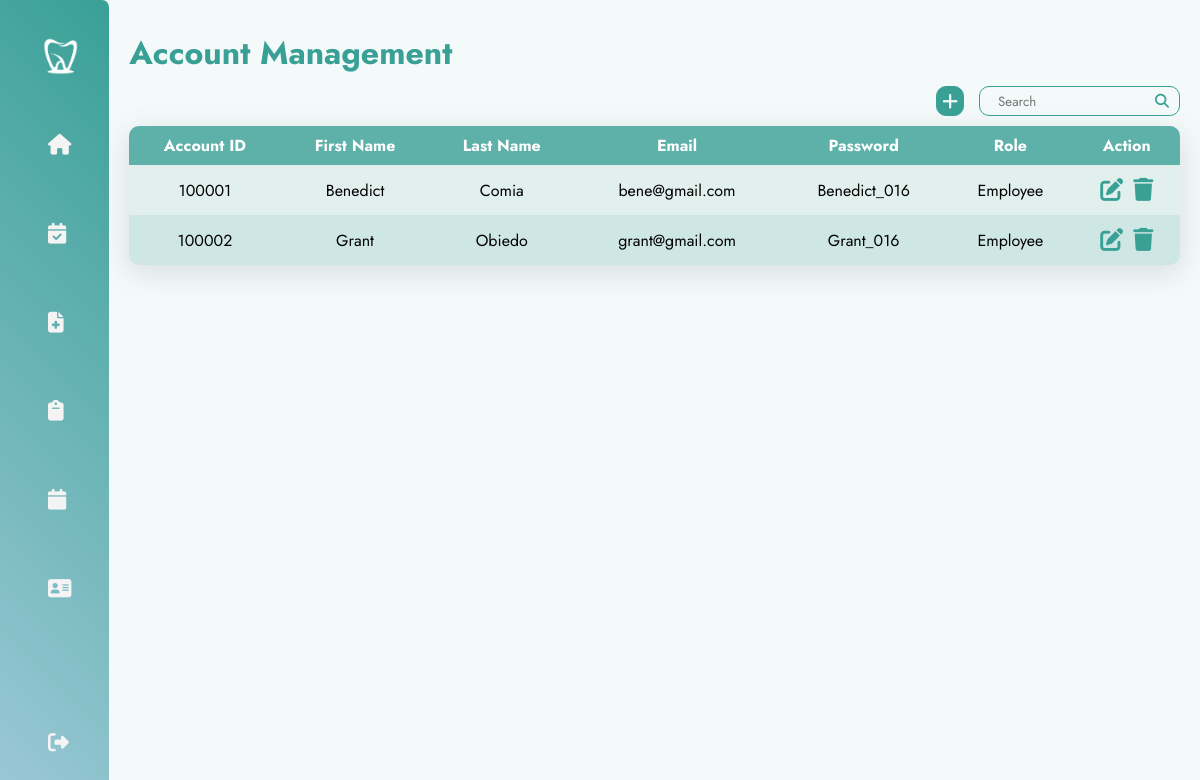
/pages/accountManagement.php (signed in), run on the app's committed database.
### tables this page shows
CREATE TABLE `accounts` (
  `accountID` int(10) NOT NULL,
  `accFirstName` varchar(100) NOT NULL,
  `accLastName` varchar(100) NOT NULL,
  `accEmail` varchar(100) NOT NULL,
  `accPassword` varchar(20) NOT NULL,
  `accRole` varchar(20) DEFAULT NULL
);

### pages/accountManagement.php (the view, shortened to what this page needs)
<?php
  include("../phpFiles/dbConnect.php");
  $searchKeyword = "";
  $sql = "SELECT accountID, accFirstName, accLastName, accEmail,  accPassword, accRole FROM accounts";
  $sql .= ";";
  $result = $conn->query($sql);
?>
<!DOCTYPE html>
<html lang="en">
<head>
    <?php include("../pages/header.php");?>
    <link rel="stylesheet" href="../styles/transaction.css">
</head>
<body>
    <div class="container">
        <?php include('adminSidebar.php'); ?>
        <main>
          <h1>Account Management</h1>
          <div class="main-content">
            <div class="contain">
            <div class="button">
                        <a href="addAccount.php"><i class="fa-solid fa-plus"></i></a>
                    </div>
              <form action="<?php echo htmlspecialchars($_SERVER["PHP_SELF"]); ?>" method="post" class="search">
                <input type="text" name="searchKeyword" value="<?php echo $searchKeyword; ?>" placeholder="  Search">
                <i class="fa-solid fa-magnifying-glass"></i>
              </form>
            </div>
            <?php
              if ($result->num_rows > 0) {
                  echo "<table>";
                  echo "<tr><th>Account ID</th><th>First Name</th><th>Last Name</th><th>Email</th><th>Password</th><th>Role</th><th>Action</th>";
                  while ($row = $result->fetch_assoc()) {
                    echo "<tr>";
                    echo "<td>" . $row["accountID"] . "</td>";
                    echo "<td>" . $row["accFirstName"] . "</td>";
                    echo "<td>" . $row["accLastName"] . "</td>";
                    echo "<td>" . $row["accEmail"] . "</td>";
                    echo "<td>" . $row["accPassword"] . "</td>";
                    echo "<td>" . $row["accRole"] . "</td>";
                    echo "<td>
                            <div class='action-buttons'>
                                <button class='edit'><a href='./editAccount.php?accountID=$row[accountID]'><i class='fas fa-edit'></i></a></button>
                                <button class='delete'><a href='./deleteAccount.php?accountID=$row[accountID]'><i class='fa-solid fa-trash'></i></a></button>
                          </td>";
                    echo "</tr>";
                  }
                  echo "</div>";
              } else {
                  echo "0 results";
              }
            ?>
          </div>
</body>
</html>

### pages/header.php (shortened to what this page needs)
<link rel="stylesheet" href="https://cdnjs.cloudflare.com/ajax/libs/font-awesome/6.4.2/css/all.min.css" />

### pages/adminSidebar.php (shortened to what this page needs)
<head>
    <link rel="stylesheet" type="text/css" href="../styles/sidebar.css"/>
</head>
<nav>
    <div class="logo">
        <img src="../images/logoDashboard.png">
        <span class="nav-item">Dra. Ruth Luneta-Alolod<br>Dental Clinic</span>
    </div>
    <ul class="menu">
        <li>
            <a href="dashboard.php">
                <i class="fa-solid fa-house"></i>
            </a>
        </li>
        <li>
            <a href="appointmentRequest.php">
                <i class="fas fa-calendar-check"></i>
            </a>
        </li>
        <li>
            <a href="patientRecord.php">
                <i class="fa-solid fa-file-medical"></i>
                <span>Patient Record</span>
            </a>
        </li>
        <li>
            <a href="transaction.php">
                <i class="fas fa-clipboard"></i>
                <span>Transaction Record</span>
            </a>
        </li>
        <li>
            <a href="calendarAppointment.php">
                <i class="fas fa-calendar"></i>
            </a>
        </li>
        <li>
            <a href="accountManagement.php">
            <i class="fa-solid fa-address-card"></i>
            </a>
        </li>
        <li class="logout">
            <a href="logout.php">
                <i class="fas fa-sign-out-alt"></i>
            </a>
        </li>
    </ul>
</nav>

### styles/transaction.css (style rules this page uses)
:root { --bg: #f4fafa; --bg-darker: #eaf4f3; --teal: #38a095; --lightgreen: #cce1df; --lightblue: #90cac4; --blue: #8edaf1; }
* { margin: 0; padding: 0; outline: none; border: none; text-decoration: none; box-sizing: border-box; font-family: "Jost", sans-serif; }
body { background: var(--bg); }
.container { display: flex; }
main { position: relative; padding: 20px; width: calc(100% - 100px); }
.contain { height: 30px; display: flex; justify-content: flex-end; gap: 15px; }
.button, .search { font-size: 1.2em; background: none; }
.search { display: flex; border: 1px solid var(--teal); border-radius: 10px; padding-left: 10px; }
.search input { background: none; }
.search i { color: var(--teal); font-size: 14px; padding: 0 10px 0 5px; align-self: center; }
.button { background: var(--teal); border: 1px solid var(--teal); border-radius: 10px; padding: 0 5px; }
.button a, .button input { font-size: 18px; color: var(--bg); text-align:center }
h1 { padding: 10px 0; color: var(--teal); }
.main-content { text-align: center; }
table { overflow: hidden; border-radius: 10px; margin-top: 10px; border-collapse: collapse; width: 100%; box-shadow: rgba(100, 100, 111, 0.2) 0px 7px 29px 0px; }
th, td { padding: 8px; text-align: center; word-wrap: break-word; }
th { background-color: #5EB1A9; color: white; }
tr:nth-child(even) { background-color: #E1EFED; }
tr:nth-child(odd) { background-color: #CFE7E4; }
.action-buttons { display: flex; gap: 10px; align-items: center; justify-content: center; }
.action-buttons button { font-size: 23px; background-color:transparent; color: #38a095; }
.fa-trash:before { color: #38a095; }
.fa-edit:before { color: #38a095; }

### styles/sidebar.css (style rules this page uses)
* { font-family: 'Jost', sans-serif; }
:root { --green: #39a096; --lightblue: #a0cad8; --white: #f4f4f4; --darkwhite: #f4fafa; }
nav { position: sticky; top: 0; left: 0; bottom: 0; width: 110px; height: 105vh; padding: 1rem; color: var(--green); overflow: hidden; transition: all 0.5s linear; background: linear-gradient(45deg, var(--lightblue), var(--green)); border-top-right-radius: 7px; border-bottom-right-radius: 7px; }
nav span { white-space: nowrap; font-size: 18px; padding: 10px; font-weight: 300; }
.logo { position: relative; height: 80px; padding: 1rem; display: flex; align-items: center; text-align: center; gap: 1.7rem; margin-left: 0.6rem; }
.logo img { height: 85%; }
.logo span { font-size: 14px; font-weight: bold; padding: 0.5rem; color: var(--white); }
.menu { height: 85%; position: relative; list-style: none; }
.menu li { padding: 1.5rem; margin: 0.5rem; border-top-left-radius: 50px; border-bottom-left-radius: 50px; line-height: 0.8rem; width: 500px; }
.menu li a { color: var(--white); font-size: 14px; display: flex; align-items: center; gap: 2.6rem; }
.menu li a i { font-size: 1.3rem; }
.logout { position: absolute; bottom: 0; left: 0; width: calc(100% - 1rem); }

### data on the page
accounts: accountID "100001", accFirstName "Benedict", accLastName "Comia", accEmail "bene@gmail.com", accPassword "Benedict_016", accRole "Employee"
accounts: accountID "100002", accFirstName "Grant", accLastName "Obiedo", accEmail "grant@gmail.com", accPassword "Grant_016", accRole "Employee"
